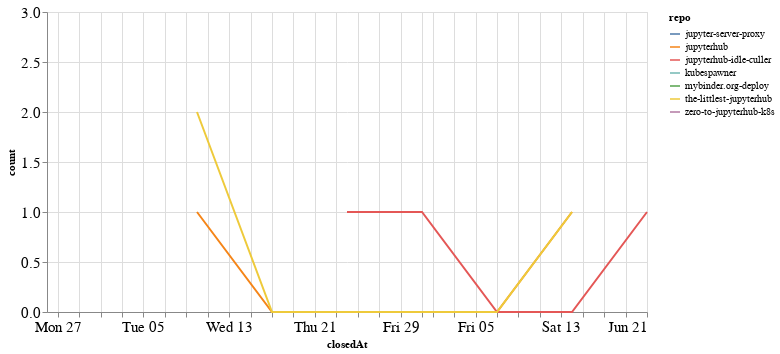

Source (notebook cell):
### Code cell
closed_by_time = closed_by.groupby('repo').resample('W', on='closedAt').count()['author'].reset_index()
closed_by_time = closed_by_time.rename(columns={'author': 'count'})

alt.Chart(closed_by_time, width=600).mark_line().encode(
    x='closedAt',
    y='count',
    color='repo',
    tooltip="repo"
)

### Figure 1 — Vega-Lite specification as saved in the notebook (floating-point values rounded to 4 significant figures)
{"config": {"axisLeft": {"labelFontSize": 15}, "axisBottom": {"labelFontSize": 15}}, "data": {"name": "data-e6a6b23eb63878d98722d1ebabed217a"}, "mark": "line", "encoding": {"color": {"type": "nominal", "field": "repo"}, "tooltip": {"type": "nominal", "field": "repo"}, "x": {"type": "temporal", "field": "closedAt"}, "y": {"type": "quantitative", "field": "count"}}, "width": 600, "$schema": "https://vega.github.io/schema/vega-lite/v4.8.1.json", "datasets": {"data-e6a6b23eb63878d98722d1ebabed217a": [{"repo": "jupyter-server-proxy", "closedAt": "2020-04-26T00:00:00", "count": 3}, {"repo": "jupyterhub", "closedAt": "2020-05-10T00:00:00", "count": 1}, {"repo": "jupyterhub", "closedAt": "2020-05-17T00:00:00", "count": 0}, {"repo": "jupyterhub", "closedAt": "2020-05-24T00:00:00", "count": 0}, {"repo": "jupyterhub", "closedAt": "2020-05-31T00:00:00", "count": 0}, {"repo": "jupyterhub", "closedAt": "2020-06-07T00:00:00", "count": 0}, {"repo": "jupyterhub", "closedAt": "2020-06-14T00:00:00", "count": 1}, {"repo": "jupyterhub-idle-culler", "closedAt": "2020-05-24T00:00:00", "count": 1}, {"repo": "jupyterhub-idle-culler", "closedAt": "2020-05-31T00:00:00", "count": 1}, {"repo": "jupyterhub-idle-culler", "closedAt": "2020-06-07T00:00:00", "count": 0}, {"repo": "jupyterhub-idle-culler", "closedAt": "2020-06-14T00:00:00", "count": 0}, {"repo": "jupyterhub-idle-culler", "closedAt": "2020-06-21T00:00:00", "count": 1}, {"repo": "kubespawner", "closedAt": "2020-05-03T00:00:00", "count": 1}, {"repo": "mybinder.org-deploy", "closedAt": "2020-05-24T00:00:00", "count": 2}, {"repo": "the-littlest-jupyterhub", "closedAt": "2020-05-10T00:00:00", "count": 2}, {"repo": "the-littlest-jupyterhub", "closedAt": "2020-05-17T00:00:00", "count": 0}, {"repo": "the-littlest-jupyterhub", "closedAt": "2020-05-24T00:00:00", "count": 0}, {"repo": "the-littlest-jupyterhub", "closedAt": "2020-05-31T00:00:00", "count": 0}, {"repo": "the-littlest-jupyterhub", "closedAt": "2020-06-07T00:00:00", "count": 0}, {"repo": "the-littlest-jupyterhub", "closedAt": "2020-06-14T00:00:00", "count": 1}, {"repo": "zero-to-jupyterhub-k8s", "closedAt": "2020-05-03T00:00:00", "count": 1}]}}
